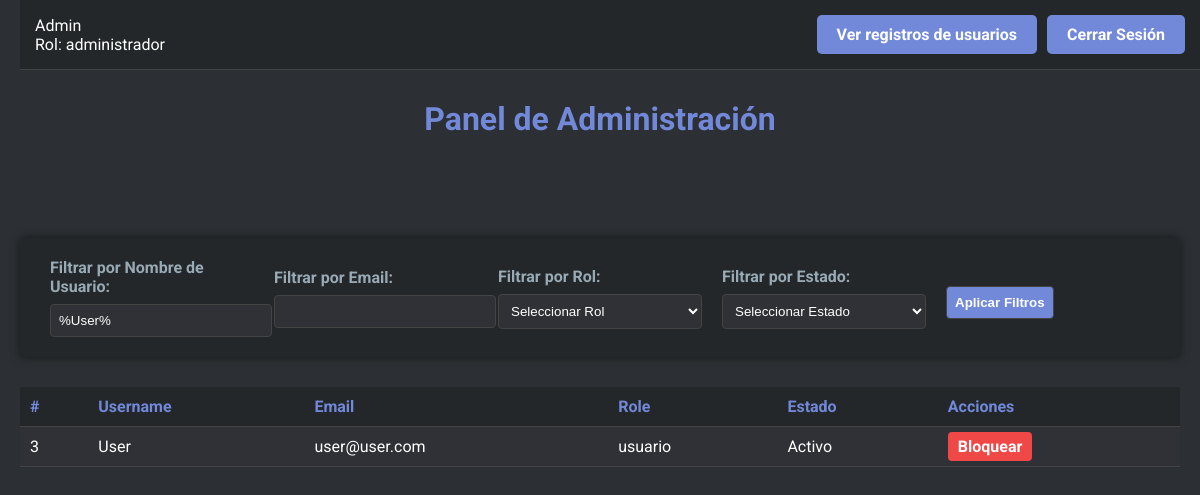
The page /admin_dashboard.php?username=User (signed in) on the database its author committed.
### tables this page shows
CREATE TABLE `users` (
  `id` int(11) NOT NULL,
  `username` varchar(50) NOT NULL,
  `email` varchar(100) NOT NULL,
  `password` varchar(255) NOT NULL,
  `role` enum('usuario','administrador') DEFAULT 'usuario',
  `created_at` timestamp NOT NULL DEFAULT current_timestamp(),
  `is_active` tinyint(1) DEFAULT 1,
  `failed_attempts` int(11) DEFAULT 0,
  `last_attempt` timestamp NULL DEFAULT NULL,
  `security_question_1` varchar(255) DEFAULT NULL,
  `security_question_2` varchar(255) DEFAULT NULL,
  `security_question_3` varchar(255) DEFAULT NULL
);

### admin_dashboard.php (the view, shortened to what this page needs)
<?php
include 'db.php';
$username_filter = isset($_GET['username']) ? $_GET['username'] : '';
$email_filter = isset($_GET['email']) ? $_GET['email'] : '';
$query = "SELECT id, username, email, is_active, role FROM users WHERE 1=1";
if ($username_filter) {
    $query .= " AND username LIKE :username";
}
$stmt = $pdo->prepare($query);
if ($username_filter) {
    $username_filter = '%' . $username_filter . '%';
    $stmt->bindParam(':username', $username_filter, PDO::PARAM_STR);
}
$stmt->execute();
$users = $stmt->fetchAll(PDO::FETCH_ASSOC);
?>
<!DOCTYPE html>
<html lang="es">
<head>
    <link rel="stylesheet" href="css/admin_dashboard.css">
</head>
<form>
    <header class="header">
        <div class="user-info">
            <?php echo htmlspecialchars($_SESSION['username']); ?><br>
            Rol: <?php echo htmlspecialchars($_SESSION['role']); ?>
        </div>
        <div class="buttons">
            <a href="log.php">Ver registros de usuarios</a>
            <a href="logout.php">Cerrar Sesión</a>
        </div>
    </header>
    <h1>Panel de Administración</h1>
    <div class="filter-container">
        <form method="GET" action="admin_dashboard.php">
            <div>
                <label for="username">Filtrar por Nombre de Usuario:</label>
                <input type="text" name="username" id="username"
                    value="<?php echo htmlspecialchars($username_filter); ?>">
            </div>
            <div>
                <label for="email">Filtrar por Email:</label>
                <input type="text" name="email" id="email" value="<?php echo htmlspecialchars($email_filter); ?>">
            </div>
            <div>
                <label for="role">Filtrar por Rol:</label>
                <select name="role" id="role">
                    <option value="">Seleccionar Rol</option>
                </select>
            </div>
            <div>
                <label for="status">Filtrar por Estado:</label>
                <select name="status" id="status">
                    <option value="">Seleccionar Estado</option>
                </select>
            </div>
            <div>
                <input type="submit" value="Aplicar Filtros">
            </div>
    </div>
</form>
<div class="table-container">
    <table>
        <thead>
            <tr>
                <th>#</th>
                <th>Username</th>
                <th>Email</th>
                <th>Role</th>
                <th>Estado</th>
                <th>Acciones</th>
            </tr>
        </thead>
        <tbody>
            <?php foreach ($users as $user): ?>
                <tr>
                    <td><?php echo htmlspecialchars($user['id']); ?></td>
                    <td><?php echo htmlspecialchars($user['username']); ?></td>
                    <td><?php echo htmlspecialchars($user['email']); ?></td>
                    <td><?php echo htmlspecialchars($user['role']); ?></td>
                    <td><?php echo $user['is_active'] ? 'Activo' : 'Bloqueado'; ?></td>
                    <td>
                        <a href="admin_dashboard.php?toggle_active=1&id=<?php echo $user['id']; ?>"
                            class="<?php echo $user['is_active'] ? 'deactivate-btn' : 'activate-btn'; ?>">
                            <?php echo $user['is_active'] ? 'Bloquear' : 'Activar'; ?>
                        </a>
                    </td>
                </tr>
            <?php endforeach; ?>
        </tbody>
    </table>
</div>
</body>
</html>

### css/admin_dashboard.css (style rules this page uses)
.header { background-color: #23272a; padding: 15px; display: flex; justify-content: space-between; align-items: center; position: fixed; top: 0; width: 100%; z-index: 10; border-bottom: 1px solid #444; box-sizing: border-box; }
h1 { text-align: center; color: #7289da; margin-top: 80px; }
.buttons { display: flex; gap: 10px; margin-right: 20px; }
.buttons a { display: inline-block; padding: 10px 20px; background-color: #7289da; color: #ffffff; text-decoration: none; border-radius: 5px; font-weight: bold; transition: background-color 0.3s; }
.filter-container { display: flex; justify-content: space-between; align-items: center; margin-top: 100px; padding: 20px; background-color: #23272a; border-radius: 5px; box-shadow: 0 0 10px rgba(0, 0, 0, 0.5); }
.filter-container div { flex: 1; padding: 0 10px; }
.filter-container label { color: #99aab5; font-weight: bold; margin-bottom: 8px; display: block; }
.filter-container input, .filter-container select { width: 100%; padding: 8px; background-color: #2f3136; border: 1px solid #444; color: #ffffff; border-radius: 4px; }
.filter-container input[type="submit"] { width: auto; background-color: #7289da; cursor: pointer; font-weight: bold; transition: background-color 0.3s; margin-top: 10px; }
.table-container { margin-top: 30px; }
table { width: 100%; border-collapse: collapse; background-color: #2f3136; color: #ffffff; }
th, td { padding: 10px; text-align: left; border-bottom: 1px solid #444; }
th { background-color: #23272a; color: #7289da; }
.deactivate-btn { padding: 5px 10px; color: #fff; background-color: #f04747; text-decoration: none; border-radius: 4px; font-weight: bold; transition: background-color 0.3s; }

### rows shown on the page
users: id "3", username "User", email "user@user.com", role "usuario", is_active "Activo"

### other values the page prints
$_SESSION['username'] "Admin"
$_SESSION['role'] "administrador"
